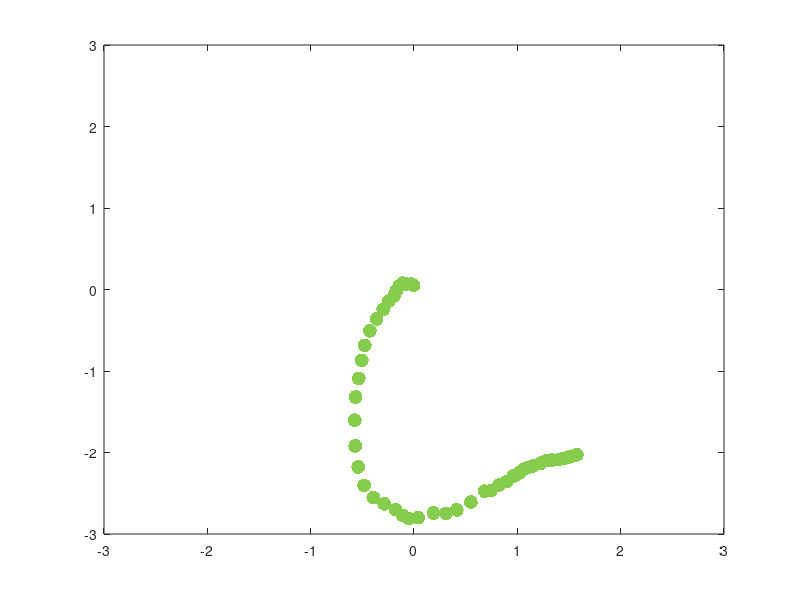

This figure's MATLAB source:
function [z_pos x_pos z_raw x_raw] = plot_accel
    Y = [
-0.138428 0.066406 -2.664062 -1.212000 -43.548000 -11.792000
-0.145996 0.115967 -1.875732 -6.132000 -40.383998 -3.628000
-0.200439 0.071045 -1.657227 -10.516000 -65.255996 0.344000
-0.236084 -0.144531 -2.905029 -6.848000 -53.111999 -2.472000
-0.287354 0.223633 -2.019775 -7.140000 -40.631999 6.460000
-0.334229 -0.026367 -1.470947 -7.552000 -61.155998 14.860000
-0.449707 0.085449 -2.192627 -4.764000 -88.195999 13.940000
-0.467041 0.131104 -2.321533 -12.472001 -40.824001 15.496001
-0.474609 0.174072 -1.509033 -11.692001 -52.819999 22.704000
-0.548828 0.270020 -1.410645 -14.536001 -82.779998 26.983999
-0.562256 0.115723 -2.879150 -15.092000 -55.548000 33.183998
-0.613525 0.092529 -2.076660 -11.272001 -33.888000 41.183998
-0.596191 0.147705 -1.677002 -6.644000 -54.411998 42.212001
-0.669922 0.234375 -2.208740 -6.624000 -63.035999 50.979999
-0.702881 0.270996 -2.178711 -7.168000 -29.176000 52.819999
-0.679199 0.354004 -1.736572 -1.824000 -27.096000 66.024002
-0.750732 0.255127 -1.854736 1.040000 -26.343999 73.139999
-0.771728 0.047119 -1.989746 6.532000 -8.276000 60.375999
-0.762451 0.244873 -2.053955 13.108000 3.400000 53.411998
-0.747314 0.028564 -1.945068 20.799999 11.444001 35.400001
-0.722412 0.271729 -2.137939 23.815999 29.472000 18.011999
-0.630859 0.370117 -1.974365 25.243999 31.187999 17.347999
-0.581543 0.289307 -1.881592 16.503999 41.276000 17.035999
-0.528809 0.148438 -1.835693 12.780000 39.291999 8.704001
-0.505859 0.087402 -2.239990 20.704000 39.931999 -2.244000
-0.530029 0.449463 -2.505859 34.231998 72.251998 -13.828001
-0.556396 0.441650 -2.065430 27.555999 97.148002 1.268000
-0.512451 0.078613 -1.343750 24.184000 82.435997 -10.440000
-0.376953 0.121582 -2.427734 31.252000 73.627998 -22.555999
-0.375244 0.346924 -2.574951 30.892000 90.587997 -31.604000
-0.288086 0.243164 -1.690430 13.724000 80.487998 -1.724000
-0.160645 -0.013184 -2.122559 17.691999 73.975997 -15.984001
-0.100830 0.135010 -1.844971 17.511999 68.603996 -10.704001
-0.027588 0.428223 -1.813232 14.380001 59.416000 -15.512001
0.003906 0.137695 -1.812988 4.584000 48.571998 -1.848000
0.051270 0.125000 -2.424316 10.604001 53.580001 -9.168001
0.048584 0.087158 -2.201904 9.476000 75.839996 -9.496001
0.155029 0.247070 -1.384521 6.980000 53.124000 -3.940000
0.244141 0.110352 -2.306885 12.772001 42.655998 -4.680000
0.278564 0.033447 -2.048096 17.540000 50.659999 -7.912000
0.282715 0.049072 -2.173096 13.516000 58.596000 -7.696000
0.356689 0.147705 -1.641602 10.752000 34.611999 -1.228000
0.361084 -0.024902 -1.994629 15.276000 20.972000 -1.336000
0.395508 0.047363 -2.090332 10.956001 33.616001 -3.348000
0.421387 0.075928 -1.619141 9.220001 21.431999 -3.080000
0.462647 0.029297 -1.637207 6.168000 -1.360000 -2.796000
0.433838 0.028564 -2.343506 10.028000 -6.036000 -2.440000
0.414551 -0.029785 -2.122314 4.548000 7.436000 -2.744000
];

    dt = 0.025;
    finger_length = 10;

  
    
    function [x_int y_int] = position_from_accel(y_accel)
        data_length = length(y_accel);
        x = 1:data_length;
        x_int = 1:0.25:data_length;

        accel_spline = spline(x,y_accel);
        vel = fnval(fnint(accel_spline), x);

        vel_spline = spline(x, vel);
        y_int = fnval(fnint(vel_spline), x_int); 
    end

    function [x_int y_int] = linear_position_from_accel(y_accel)
        data_length = length(y_accel);
        x_int = 1:data_length;
        y_int = cumsum(cumsum(y_accel));
    end

    function [y] = gyro_int(gyro)
        y = cumsum(gyro * dt)
    end

    function pos_at_time = position_from_gyro(gyro)
        radians_at_time = gyro_int(gyro) * (pi / 180);
        pos_at_time = sin(radians_at_time) * finger_length;
    end
    x_raw = gyro_int(Y(:, 4));
    z_raw = gyro_int(Y(:, 6));
    
    x_pos = position_from_gyro(Y(:, 4))
    %y_pos = position_from_gyro(Y(:, 5));
    z_pos = position_from_gyro(Y(:, 6))

      
        set(gcf, 'color', [0 0 0]);
        set(gca, 'color', [0 0 0]);
        
        plot([-1]);
         set(gcf, 'color', [0 0 0]);
        set(gca, 'color', [0 0 0]);
        
        pause(10);
    
        
    for i = 1:length(z_pos)
        plotted = plot(x_pos(1:i), -z_pos(1:i), 'o');
        axis([-3 3 -3 3]);
        
        set(gcf, 'color', [0 0 0]);
        set(gca, 'color', [0 0 0]);

        set(plotted, ...
            'Marker'          , 'o', ...
            'MarkerSize'      , 10, ...
            'MarkerEdgeColor' , 'none', ...
            'MarkerFaceColor' , [134/255 205/255 77/255]);
        
        pause(0.025);

        
    end
    
    
    
    %plot(y_pos, z_pos, 'o');
end
